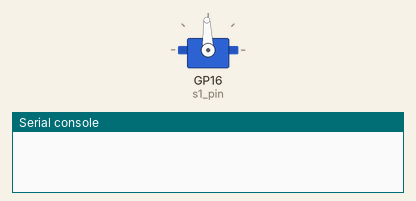
Bench run of a program on a simulated Raspberry Pi Pico running MicroPython. Shown: servo, the last lines printed to the serial console. Servo angles are drawn from the pulse width (0.5 ms = 0°, 2.5 ms = 180°).

Above: at 0.05 s.
At 1.7 s:
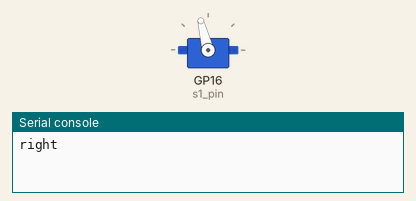
At 4.0 s:
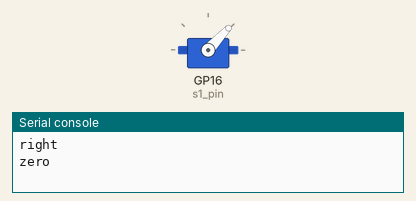
At 4.8 s:
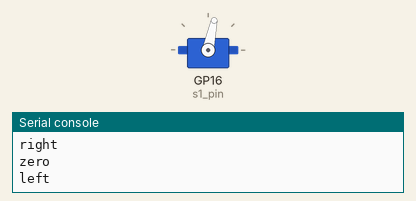
Timing chart, 0 to 7.9 s (numbered marks = the images above):
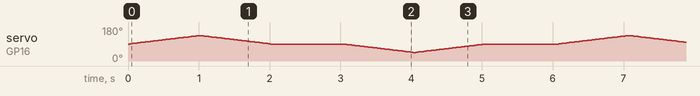

The program:

servo_tester.py
```python
from machine import Pin, PWM
import time
from servo import Servo

s1_pin = Pin(16, Pin.OUT)
servo1 = Servo(s1_pin, rate=50.0, symmetric=True)

while True:
    # run into one end position
    for int_pos in range(101):
        servo1.set_position(0.01*int_pos)
        time.sleep_ms(10)
    print('right')
    # run back to zero
    for int_pos in range(100):
        servo1.set_position(0.01*(99-int_pos))
        time.sleep_ms(10)
    print('zero')
    time.sleep_ms(1000)
    # run into other end position
    for int_pos in range(101):
        servo1.set_position(-0.01*int_pos)
        time.sleep_ms(10)
    print('left')
    # run back to zero
    for int_pos in range(100):
        servo1.set_position(-0.01*(99-int_pos))
        time.sleep_ms(10)
    print('zero')
    time.sleep_ms(1000)
```

servo.py
```python
from machine import Pin, PWM

class Servo:
    """
    This class represents the PWM output for a standard R/C servo or motor driver.
    """

    def __init__(self,
                 pin:Pin,
                 symmetric:bool = True,
                 reverse:bool = False,
                 rate:float = 50,
                 min_pulse_ms:float = 1.0,
                 center_pulse_ms:float = 1.5,
                 max_pulse_ms:float = 2.0) :
        """
        Configure a PWM servo output.

        Args:
            pin (Pin): GPIO pin for the pulse output (active high).

            symmetric (bool, optional): input range definition. Defaults to True.
                Symmetric range accepts (-1.0, 1.0) as input (for typical servos centered at 0.0)
                Asymmetric range accepts [0.0, 1.0) as input (for typical motor speed controllers)

            reverse (bool, optional): reverse reaction to the input. Defaults to False.

            rate (float, optional): pulse repetition rate [Hz]. Defaults to 50 Hz.
                Analog servos run at 50 Hz, modern digital servos accept 100 Hz as well.
                There are high-speed servos capable of even higher frequencies.

            min_pulse_ms (float, optional): shortest output pulse length [ms]. Defaults to 1.0 ms.
            center_pulse_ms (float, optional): center pulse length [ms]. Defaults to 1.5 ms.
            max_pulse_ms (float, optional): longest output pulse length [ms]. Defaults to 2.0 ms.
                The configured input range is mapped and clipped to this range of output pulse lengths.
                Typical R/C servos expect a center of 1.5 ms with a range from 1.0 to 2.0 ms
                for full deflection. This range can be extended for some servos.
                A trim of the center position independent of the endpoints is only supported for symmetric range.

        The method may raise a ``ValueError`` if the rate is outside the valid range.
        """
        self.pin = pin
        self.symmetric = symmetric
        self.reverse = reverse
        self.rate = rate
        self.min_pulse_ms = min_pulse_ms
        self.center_pulse_ms = center_pulse_ms
        self.max_pulse_ms = max_pulse_ms
        # compute the setpoint for zero input
        if self.reverse :
            self.center_setpoint = (self.max_pulse_ms-self.center_pulse_ms)/(self.max_pulse_ms-self.min_pulse_ms)
        else:
            self.center_setpoint = (self.center_pulse_ms-self.min_pulse_ms)/(self.max_pulse_ms-self.min_pulse_ms)
        self.pwm = PWM(self.pin, freq=int(self.rate), duty_u16=0)
        # set initial value
        self.set_position(0.0)

    def set_position(self, value:float) -> None :
        """
        Set the output of an R/C servo or motor driver for a given "logical" setting.
        This scales the value to the range minimum and maximum pulse length and clips out-of-range values.
        The output can be reversed in direction if the servo is configured that way.

        Args:
            value (float): requested setting
                Depending on the range definitions the input can be in the range
                (-1.0, 1.0) for a symmetric range or [0.0, 1.0) otherwise.

        """
        # compute setpoint considering the range definitions
        if self.symmetric :
            if value > 0.0 :
                self.setpoint = (1.0-self.center_setpoint)*value + self.center_setpoint
            else :
                self.setpoint = self.center_setpoint*value + self.center_setpoint
        else :
            self.setpoint = value
        if self.reverse :
            self.setpoint = 1.0-self.setpoint
        # range check for setpoint
        if self.setpoint < 0.0 :
            self.setpoint = 0.0
        if self.setpoint > 1.0 :
            self.setpoint = 1.0
        # convert setpoint to nanoseconds pulse duration
        nanos = 1e6* (self.min_pulse_ms + self.setpoint*(self.max_pulse_ms-self.min_pulse_ms))
        self.pwm.duty_ns(int(nanos))

    def set_trim(self,
                 center_pulse_ms:float,
                 min_pulse_ms:float = 1.0,
                 max_pulse_ms:float = 2.0) -> None :
        """
        Set center and endpoints for symmetric (-1.0, 1.0) travel range.
        Not supported (ineffective) for asymmetric [0.0, 1.0) range.

        Args:
            center_pulse_ms (float): pulse length [ms] for the servo center position
            min_pulse_ms (float, optional): minimum end-point pulse length [ms]. Defaults to 1.0.
            max_pulse_ms (float, optional): maximum end-point pulse length [ms]. Defaults to 2.0.
        """
        if self.symmetric :
            self.min_pulse_ms = min_pulse_ms
            self.center_pulse_ms = center_pulse_ms
            self.max_pulse_ms = max_pulse_ms
            # compute the setpoint for zero input
            if self.reverse :
                self.center_setpoint = (self.max_pulse_ms-self.center_pulse_ms)/(self.max_pulse_ms-self.min_pulse_ms)
            else:
                self.center_setpoint = (self.center_pulse_ms-self.min_pulse_ms)/(self.max_pulse_ms-self.min_pulse_ms)
```
